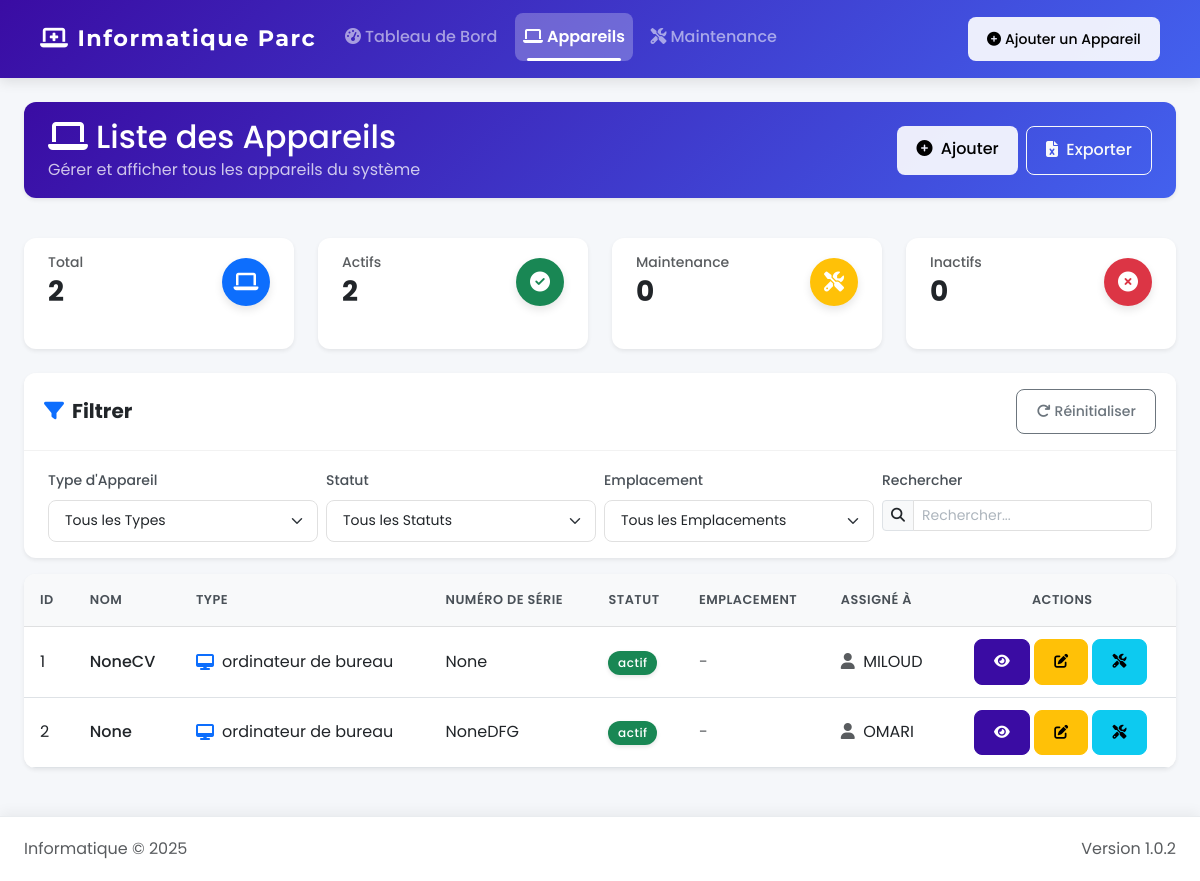
/devices, run on the app's committed database.
### app.py (models this page shows, shortened)
class Device(db.Model):
    id = db.Column(db.Integer, primary_key=True)
    name = db.Column(db.String(100), nullable=False)
    type = db.Column(db.String(50), nullable=False)
    serial_number = db.Column(db.String(100), nullable=False, unique=True)
    status = db.Column(db.String(20), default='actif')
    assigned_to = db.Column(db.String(100))
    service = db.Column(db.String(100))
    department = db.Column(db.String(100))
    mac_address = db.Column(db.String(17))
    notes = db.Column(db.Text)
    maintenance_records = db.relationship('MaintenanceRecord', backref='device', lazy=True, cascade="all, delete-orphan")

### app.py (the view)
@app.route('/devices')
def devices():
    devices = Device.query.all()
    return render_template('devices.html', devices=devices)

### templates/devices.html (shortened to what this page needs)
{% extends "layout.html" %}
{% block content %}
<div class="container-fluid px-0">
    <div class="row mb-3">
        <div class="col-md-12">
            <div class="card shadow-sm border-0 bg-gradient-primary text-white">
                <div class="card-body py-3">
                    <div class="d-flex flex-column flex-md-row justify-content-between align-items-start align-items-md-center">
                        <div class="mb-3 mb-md-0">
                            <h2 class="mb-0"><i class="fas fa-laptop me-2"></i>Liste des Appareils</h2>
                            <p class="mb-0 opacity-75">Gérer et afficher tous les appareils du système</p>
                        </div>
                        <div class="d-flex flex-wrap">
                            <a href="{{ url_for('add_device') }}" class="btn btn-light me-2 mb-2 mb-sm-0">
                                <i class="fas fa-plus-circle me-1"></i> Ajouter
                            </a>
                            <a href="{{ url_for('export_devices_excel') }}" class="btn btn-outline-light">
                                <i class="fas fa-file-excel me-1"></i> Exporter
                            </a>
                        </div>
                    </div>
                </div>
            </div>
        </div>
    </div>
    <div class="row mb-3">
        <div class="col-6 col-md-3 mb-2">
            <div class="card shadow-sm h-100 border-0 stats-card">
                <div class="card-body py-2 py-md-3">
                    <div class="d-flex justify-content-between align-items-center">
                        <div>
                            <h6 class="text-muted mb-1 small">Total</h6>
                            <h3 class="mb-0 fw-bold" id="total-devices">{{ devices|length }}</h3>
                        </div>
                        <div class="icon-circle bg-primary">
                            <i class="fas fa-laptop fa-lg text-white"></i>
                        </div>
                    </div>
                </div>
            </div>
        </div>
        <div class="col-6 col-md-3 mb-2">
            <div class="card shadow-sm h-100 border-0 stats-card">
                <div class="card-body py-2 py-md-3">
                    <div class="d-flex justify-content-between align-items-center">
                        <div>
                            <h6 class="text-muted mb-1 small">Actifs</h6>
                            <h3 class="mb-0 fw-bold" id="active-devices">0</h3>
                        </div>
                        <div class="icon-circle bg-success">
                            <i class="fas fa-check-circle fa-lg text-white"></i>
                        </div>
                    </div>
                </div>
            </div>
        </div>
        <div class="col-6 col-md-3 mb-2">
            <div class="card shadow-sm h-100 border-0 stats-card">
                <div class="card-body py-2 py-md-3">
                    <div class="d-flex justify-content-between align-items-center">
                        <div>
                            <h6 class="text-muted mb-1 small">Maintenance</h6>
                            <h3 class="mb-0 fw-bold" id="maintenance-devices">0</h3>
                        </div>
                        <div class="icon-circle bg-warning">
                            <i class="fas fa-tools fa-lg text-white"></i>
                        </div>
                    </div>
                </div>
            </div>
        </div>
        <div class="col-6 col-md-3 mb-2">
            <div class="card shadow-sm h-100 border-0 stats-card">
                <div class="card-body py-2 py-md-3">
                    <div class="d-flex justify-content-between align-items-center">
                        <div>
                            <h6 class="text-muted mb-1 small">Inactifs</h6>
                            <h3 class="mb-0 fw-bold" id="inactive-devices">0</h3>
                        </div>
                        <div class="icon-circle bg-danger">
                            <i class="fas fa-times-circle fa-lg text-white"></i>
                        </div>
                    </div>
                </div>
            </div>
        </div>
    </div>
    <div class="card shadow-sm mb-3 border-0">
        <div class="card-header bg-white py-2 py-md-3">
            <div class="d-flex justify-content-between align-items-center">
                <h5 class="mb-0 fw-bold"><i class="fas fa-filter me-2 text-primary"></i>Filtrer</h5>
                <button class="btn btn-sm btn-outline-secondary" id="reset-filters">
                    <i class="fas fa-redo me-1"></i>Réinitialiser
                </button>
            </div>
        </div>
        <div class="card-body py-2 py-md-3">
            <div class="row g-2">
                <div class="col-6 col-md-3">
                    <label for="type-filter" class="form-label small">Type d'Appareil</label>
                    <select id="type-filter" class="form-select form-select-sm">
                        <option value="">Tous les Types</option>
                    </select>
                </div>
                <div class="col-6 col-md-3">
                    <label for="status-filter" class="form-label small">Statut</label>
                    <select id="status-filter" class="form-select form-select-sm">
                        <option value="">Tous les Statuts</option>
                    </select>
                </div>
                <div class="col-6 col-md-3">
                    <label for="location-filter" class="form-label small">Emplacement</label>
                    <select id="location-filter" class="form-select form-select-sm">
                        <option value="">Tous les Emplacements</option>
                        {% set locations = [] %}
                    </select>
                </div>
                <div class="col-6 col-md-3">
                    <label for="search-input" class="form-label small">Rechercher</label>
                    <div class="input-group input-group-sm">
                        <span class="input-group-text"><i class="fas fa-search"></i></span>
                        <input type="text" id="search-input" class="form-control" placeholder="Rechercher...">
                    </div>
                </div>
            </div>
        </div>
    </div>
    <div class="card shadow-sm border-0">
        <div class="card-body p-0">
            <div class="table-responsive">
                <table class="table table-hover align-middle mb-0" id="devices-table">
                    <thead class="table-light">
                        <tr>
                            <th>ID</th>
                            <th>Nom</th>
                            <th>Type</th>
                            <th class="d-none d-md-table-cell">Numéro de Série</th>
                            <th>Statut</th>
                            <th class="d-none d-md-table-cell">Emplacement</th>
                            <th class="d-none d-md-table-cell">Assigné à</th>
                            <th class="text-center">Actions</th>
                        </tr>
                    </thead>
                    <tbody>
                        {% for device in devices %}
                        <tr data-type="{{ device.type }}" data-status="{{ device.status }}" data-location="{{ device.location }}">
                            <td>{{ device.id }}</td>
                            <td class="fw-medium">{{ device.name }}</td>
                            <td>
                                <div class="d-flex align-items-center">
                                    {% if device.type == 'ordinateur de bureau' %}
                                        <i class="fas fa-desktop text-primary me-2"></i>
                                    {% elif device.type == 'ordinateur portable' %}
                                        <i class="fas fa-laptop text-primary me-2"></i>
                                    {% elif device.type == 'imprimante' %}
                                        <i class="fas fa-print text-primary me-2"></i>
                                    {% elif device.type == 'scanner' %}
                                        <i class="fas fa-scanner text-primary me-2"></i>
                                    {% elif device.type == 'routeur' %}
                                        <i class="fas fa-network-wired text-primary me-2"></i>
                                    {% elif device.type == 'switch' %}
                                        <i class="fas fa-ethernet text-primary me-2"></i>
                                    {% elif device.type == 'serveur' %}
                                        <i class="fas fa-server text-primary me-2"></i>
                                    {% else %}
                                        <i class="fas fa-hdd text-primary me-2"></i>
                                    {% endif %}
                                    <span class="d-none d-md-inline">{{ device.type }}</span>
                                </div>
                            </td>
                            <td class="d-none d-md-table-cell">{{ device.serial_number }}</td>
                            <td>
                                <span class="badge rounded-pill bg-{{ 'success' if device.status == 'actif' else 'warning' if device.status == 'en maintenance' else 'danger' }}">
                                    {{ device.status }}
                                </span>
                            </td>
                            <td class="d-none d-md-table-cell">
                                {% if device.location %}
                                    <i class="fas fa-map-marker-alt me-1 text-muted"></i> {{ device.location }}
                                {% else %}
                                    <span class="text-muted">-</span>
                                {% endif %}
                            </td>
                            <td class="d-none d-md-table-cell">
                                {% if device.assigned_to %}
                                    <i class="fas fa-user me-1 text-muted"></i> {{ device.assigned_to }}
                                {% else %}
                                    <span class="text-muted">-</span>
                                {% endif %}
                            </td>
                            <td>
                                <div class="d-flex justify-content-center">
                                    <a href="{{ url_for('device_details', device_id=device.id) }}" class="btn btn-sm btn-primary me-1" data-bs-toggle="tooltip" title="Voir Détails">
                                        <i class="fas fa-eye"></i>
                                    </a>
                                    <a href="{{ url_for('edit_device', device_id=device.id) }}" class="btn btn-sm btn-warning me-1" data-bs-toggle="tooltip" title="Modifier">
                                        <i class="fas fa-edit"></i>
                                    </a>
                                    <a href="{{ url_for('add_maintenance', device_id=device.id) }}" class="btn btn-sm btn-info me-1 d-none d-md-inline-block" data-bs-toggle="tooltip" title="Ajouter Maintenance">
                                        <i class="fas fa-tools"></i>
                                    </a>
                                </div>
                            </td>
                        </tr>
                        {% endfor %}
                    </tbody>
                </table>
            </div>
        </div>
    </div>
</div>
{% endblock %}

### data on the page
Device: id "1", name "NoneCV", type "ordinateur de bureau", serial_number "None", status "actif", assigned_to "MILOUD"
Device: id "2", name "None", type "ordinateur de bureau", serial_number "NoneDFG", status "actif", assigned_to "OMARI"

### other printed values
{{ devices|length }} "2"
